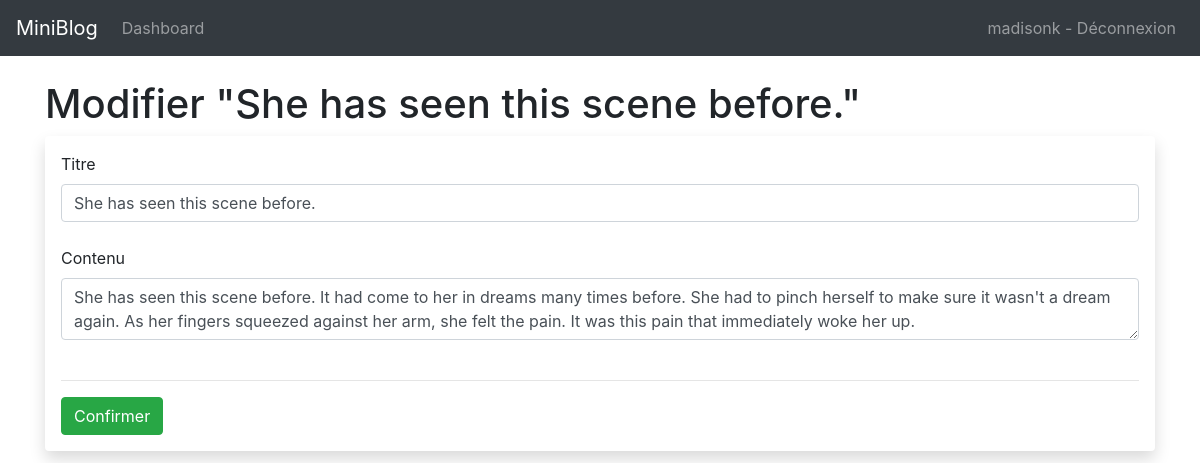
Before: /posts/5/edit (signed in) with the older database file.
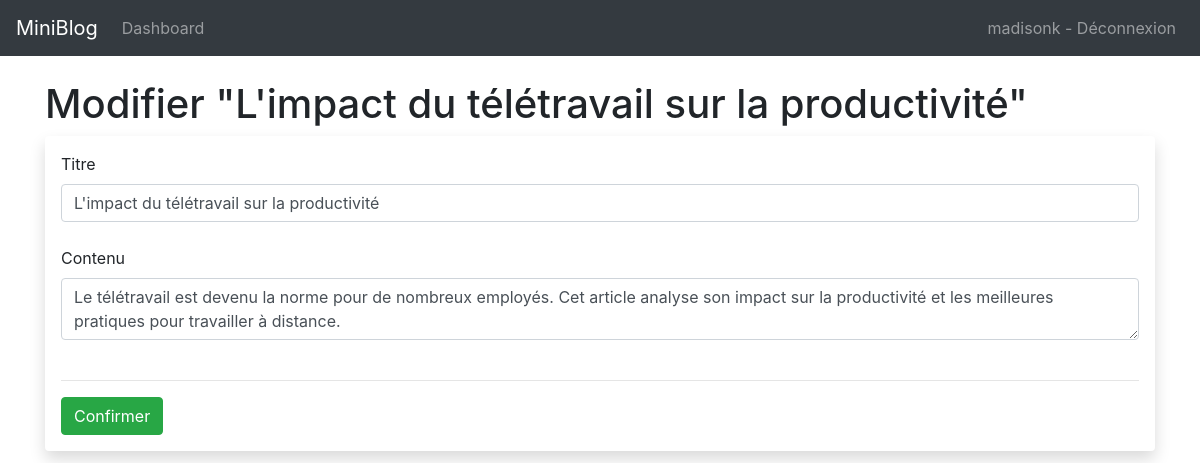
After: the same page with the newer database file.
### app/models.py (models this page shows, shortened)
class Post(db.Model):
    id = db.Column(db.Integer, primary_key=True)
    created = db.Column(db.DateTime, nullable=False, default=datetime.now)
    title = db.Column(db.String(200), nullable=False)
    content = db.Column(db.Text, nullable=False)
    user_id = db.Column(db.Integer, db.ForeignKey('user.id'), nullable=False)

### app/posts/routes.py (the view, shortened to what this page needs)
@bp.route('/<int:post_id>/edit', methods=('GET', 'POST'))
@login_required
def update(post_id):
    post = Post.query.get_or_404(post_id)
    form = PostForm()
    form.title.data = post.title
    form.content.data = post.content
    return render_template('posts/edit.html', post=post, form=form)

### app/webforms.py
class PostForm(FlaskForm):
    title = StringField("Titre", validators=[InputRequired()])
    content = TextAreaField("Contenu", validators=[InputRequired()])
    submit = SubmitField("Confirmer")

### app/models.py (called while the page is built)
@login_manager.user_loader
def load_user(user_id):
    return User.query.get(int(user_id))

### app/templates/posts/edit.html (shortened to what this page needs)
{% extends 'base.html' %}
{% block content %}
<h1>{% block title %} Modifier "{{ post.title }}" {% endblock %}</h1>
<div class="shadow p-3 mb-5 bg-body rounded">
    <form method="POST">
        {{ form.title.label(class='form-label') }}
        {{ form.title(class='form-control') }}
        <br />
        {{ form.content.label(class='form-label') }}
        {{ form.content(class='form-control') }}
        <br />
        <hr>
        {{ form.submit(class='btn btn-success') }}
    </form>
</div>
{% endblock %}

Changed rows visible on the page:
changed Post: title "She has seen this scene before." → "L'impact du télétravail sur la productivité"; content "She has seen this scene before. It had come to her in dreams many times before. She had to pinch herself to make sure it wasn't a dream again. As her fingers squeezed against her arm, she felt the pain. It was this pain that immediately woke her up." → "Le télétravail est devenu la norme pour de nombreux employés. Cet article analyse son impact sur la productivité et les meilleures pratiques pour travailler à distance."
